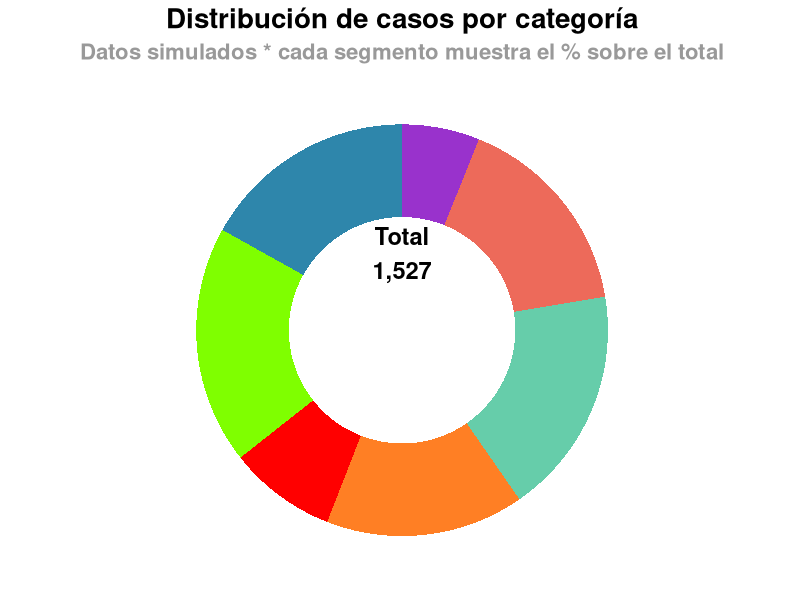
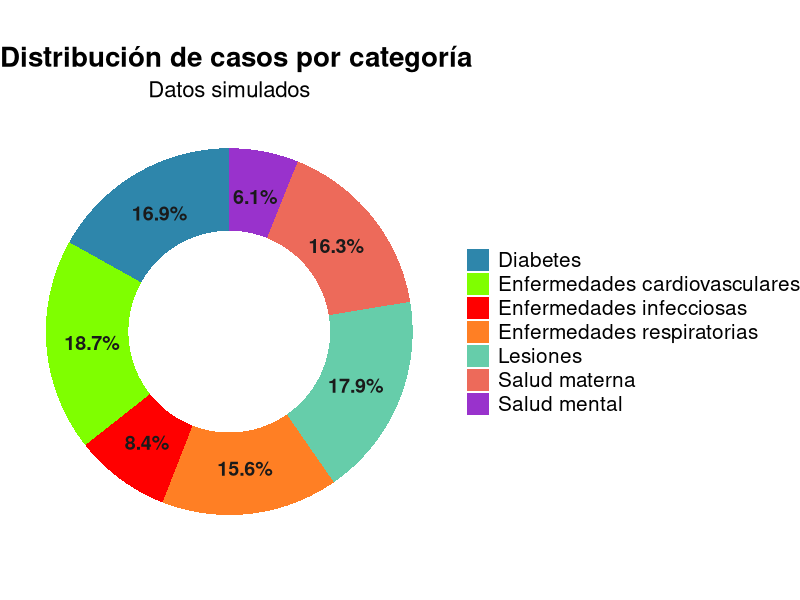
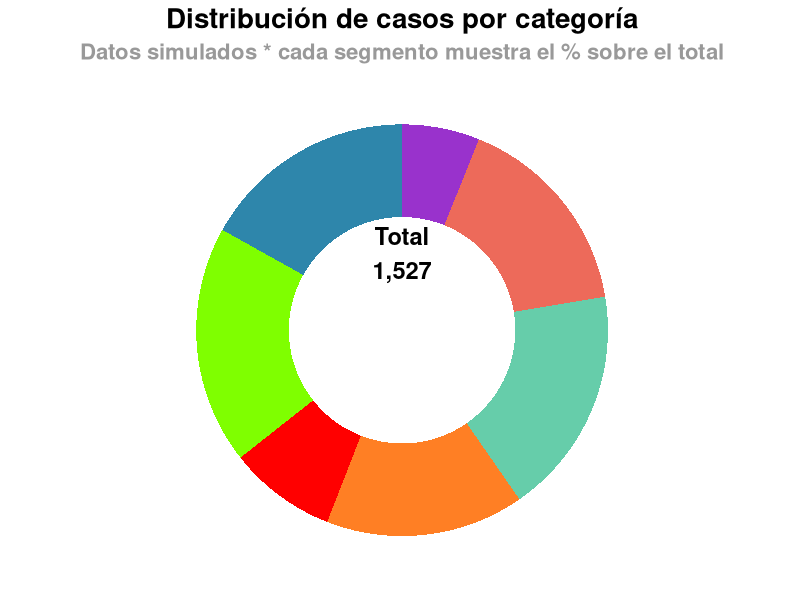
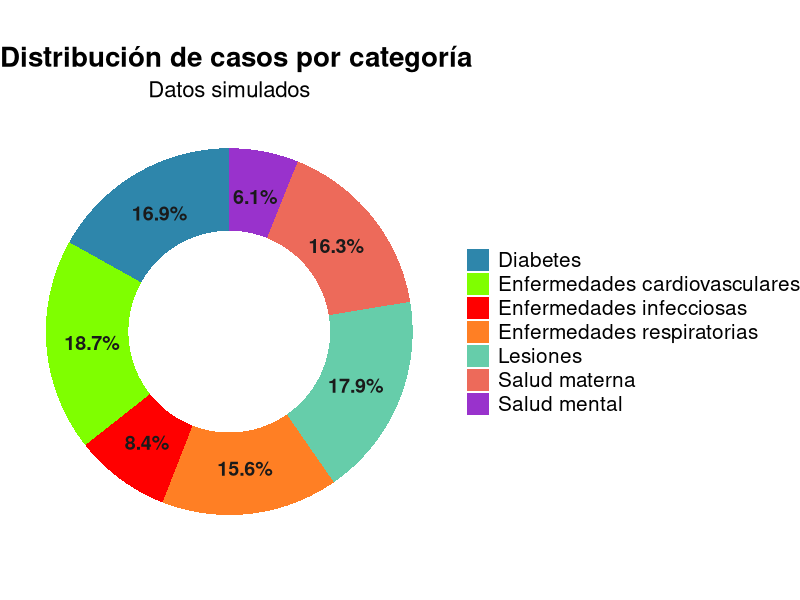

These figures' R source, in order:
## ---- chunk 1
#- tidyverse: manipulación y visualización de datos (ggplot2, dplyr, tidyr, etc.)
# -scales: formateo de etiquetas (porcentajes. moneda, escalas)
packages<- c("tidyverse", "scales")

to_install <-packages[!packages %in% installed.packages()[, "Package"]]
if (length(to_install)) install.packages(to_install, dependencies = TRUE)
library (tidyverse)
library(scales)
## ---- chunk 2
set.seed(123) #semilla de reproducibilidad

categorias <-c(
  "Enfermedades respiratorias",
  "Enfermedades cardiovasculares",
  "Diabetes",
  "Salud mental",
  "Lesiones",
  "Salud materna",
  "Enfermedades infecciosas"
)

#Simula conteos de números enteros entre 80 y 300 para cada categoría
conteos <- sample(80:300, length(categorias), replace = TRUE )

# Tabla base + cálculos
datos_salud <- tibble(
  categoria = categorias,
  casos = conteos
) |>
  arrange (desc(casos)) |>
  mutate (
    porcentaje = casos / sum (casos),
    etiqueta = paste0(categoria, "\n", percent( porcentaje, accuracy = 0.1))
    #Nota: porcent() viene de scales; 'accuracy = 0.1' muestra 1 decimal (ej. 12,3%)
  )
## ---- chunk 3
paleta <- c("#2E86AB","#7FFF00", "#FF0000","#FF7F24", "#66CDAA", "#ED6A5A", "#9932CC")
radio_interno <- 0.40

## ---- chunk 4
base_dona <- ggplot(datos_salud, aes(x= 2, y = porcentaje, fill= categoria))+
  geom_col(width = 1, color = NA, show.legend = TRUE)+
  coord_polar (theta = "y")+
  xlim(0.5, 2.5)+
  theme_minimal(base_size= 12)+
  theme(
    axis.title = element_blank(),
    axis.text = element_blank(),
    panel.grid = element_blank(),
    legend.title= element_blank(),
    plot.title = element_text(face= "bold", size = 20, hjust= 0.5),
    plot.subtitle = element_text (color = "gray60", face = "bold", size= 16,hjust= 0.5 ),
    legend.position = "center"
  ) +
  scale_fill_manual( values = paleta)+
  ggtitle("Distribución de casos por categoría",
          subtitle = "Datos simulados * cada segmento muestra el % sobre el total")+
  guides (fill = guide_legend(ncol = 1))
  
## ---- chunk 5
base_dona <- base_dona +
  annotate ("rect",
            xmin= 0.5, xmax= 2 - radio_interno,
            ymin= -Inf, ymax= Inf,
            fill = "white", color = NA )+
   annotate ("text",
             x = 0.5 + (2 - 0.5)/2, y =0,
             label =paste0("Total\n", format (sum(datos_salud$casos), big.mark = ",")),
             color = "black", size = 6, fontface = "bold", hjust= 0.5)
#Renderiza la dona base
base_dona
## ---- chunk 6
datos_salud_lab <- datos_salud |>
  mutate (
    ymax= cumsum(porcentaje),
    ymin = lag(ymax, default= 0),
    ymid= (ymin= + ymax) / 2
  )
## ---- chunk 7
etiquetas_externas <- ggplot(datos_salud_lab, aes(x= 2, y = porcentaje, fill = categoria))+
  geom_col(width =1, color = NA)+
  coord_polar(theta = "y")+
  xlim (0.5, 2.5)+
  theme_void()+
  scale_fill_manual(values = paleta)+
  ggtitle ("Distribución de casos por categoría",
           subtitle = "Datos simulados") +
  annotate ("rect",
            xmin= 0.5, xmax= 2 - radio_interno,
            ymin= -Inf, ymax= Inf,
            fill = "white", color = NA )+
  geom_text(
    aes(label= percent(porcentaje, accuracy= 0.1)),position = position_stack(vjust= 0.5),
    size= 5, color = "gray10", fontface= "bold")+
  guides(fill= guide_legend(title = NULL, ncol=1))+
  theme(
    plot.title = element_text(hjust= 0,face= "bold", size= 20),
    plot.subtitle = element_text(hjust= 0.5, size= 16),
    plot.background = element_rect(fill= "white", color= NA),
    legend.text = element_text(size= 15)
  )
#Muestra la versión con etiquetas
etiquetas_externas
## ---- chunk 8
ggsave("donas_salud.png", base_dona, width =8, height= 6, dpi=300)
ggsave("donas_salud_con_etiquetas.png", etiquetas_externas,width =8, height= 6, dpi=300 )
